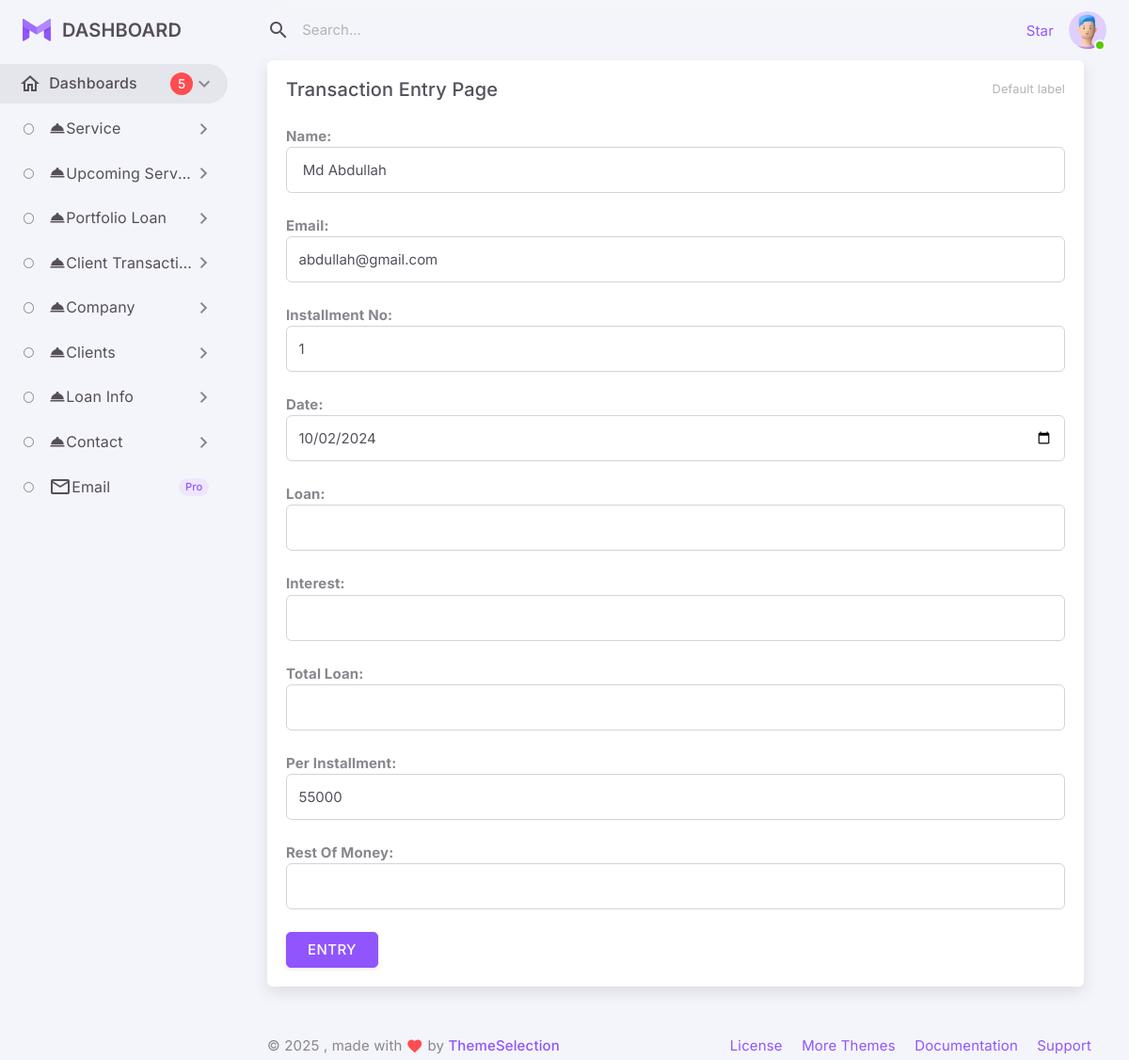
The page /Admin/online_transaction_entry.php?dd=15 (signed in) on the database its author committed.
### tables this page shows
CREATE TABLE `online_payment` (
  `id` int(11) NOT NULL,
  `client_id` varchar(50) NOT NULL,
  `name` varchar(100) NOT NULL,
  `gmail` varchar(100) NOT NULL,
  `date` date NOT NULL,
  `installment_number` varchar(15) NOT NULL,
  `loan` varchar(100) NOT NULL,
  `interest` varchar(100) NOT NULL,
  `total_loan` varchar(100) NOT NULL,
  `installment` varchar(100) NOT NULL,
  `medium` varchar(50) NOT NULL,
  `transaction_id` varchar(50) NOT NULL
);

### Admin/online_transaction_entry.php (the view, shortened to what this page needs)
<?php
include_once("hakiconfig.php");
$Found = $_GET['dd'];
?>
<!DOCTYPE html>
<html
  lang="en"
  class="light-style layout-menu-fixed layout-compact"
  dir="ltr"
  data-theme="theme-default"
  data-assets-path="assets/"
  data-template="vertical-menu-template-free">
  <head>
    <link rel="stylesheet" href="assets/vendor/fonts/materialdesignicons.css" />
    <link rel="stylesheet" href="assets/vendor/libs/node-waves/node-waves.css" />
    <link rel="stylesheet" href="assets/vendor/css/core.css" class="template-customizer-core-css" />
    <link rel="stylesheet" href="assets/vendor/css/theme-default.css" class="template-customizer-theme-css" />
    <link rel="stylesheet" href="assets/css/demo.css" />
    <link rel="stylesheet" href="assets/vendor/libs/perfect-scrollbar/perfect-scrollbar.css" />
    <link rel="stylesheet" href="assets/vendor/libs/apex-charts/apex-charts.css" />
  </head>
  <body>
  <?php
     $Akainu = $Haki->query("SELECT * FROM online_payment WHERE id ='$Found' ");
    $Brook = $Akainu->fetch_object();
?>
    <div class="layout-wrapper layout-content-navbar">
      <div class="layout-container">
        <?php include_once("partials/left_navbar.php") ?>
        <div class="layout-page">
          <nav
            class="layout-navbar container-xxl navbar navbar-expand-xl navbar-detached align-items-center bg-navbar-theme"
            id="layout-navbar">
            <?php include_once("partials/header_search.php") ?>
          </nav>
          <div class="content-wrapper">
            <div class="container-xxl flex-grow-1 container-p-y">
              <div class="row gy-4">
                <div class="row">
                <div class="col-xl">
                  <div class="card mb-4">
                    <div class="card-header d-flex justify-content-between align-items-center">
                      <h5 class="mb-0">Transaction Entry Page</h5>
                      <small class="text-muted float-end">Default label</small>
                    </div>
                    <div class="card-body">
                      <form action="" method="post">
                     <b>Name: </b> <br>
                        <div class="form-floating form-floating-outline mb-4">
                          <input type="text" class="form-control" name="pname"  id="basic-default-fullname"  value="<?php echo $Brook->name ?>" placeholder="Service Category" />
                        </div>
                        <b>Email: </b> <br>
                        <div class="form-floating form-floating-outline mb-4">
                          <input type="text" class="form-control" name="pemail"  id="basic-default-company"  value="<?php echo $Brook->gmail ?>" placeholder="% or Taka" />
                        </div>
                        <b>Installment No: </b> <br>
                        <div class="form-floating form-floating-outline mb-4">
                          <input type="text" class="form-control" name="pstall"  id="basic-default-company" value="<?php echo $Brook->installment_number ?>" placeholder="Session or Time" />
                        </div>
                        <b>Date: </b> <br>
                        <div class="form-floating form-floating-outline mb-4">
                          <input type="date" class="form-control" name="pdate"  id="basic-default-company" value="<?php echo $Brook->date ?>" placeholder="Session or Time" />
                        </div>
                        <b>Loan: </b> <br>
                        <div class="form-floating form-floating-outline mb-4">
                          <input type="text" class="form-control" name="ploan"  id="basic-default-company"   value="<?php echo $Brook->loan ?>" placeholder="Session or Time" />
                        </div>
                        <b>Interest: </b> <br>
                        <div class="form-floating form-floating-outline mb-4">
                          <input type="text" class="form-control" name="pinterest"  id="basic-default-company" value="<?php echo $Brook->interest ?>" placeholder="Session or Time" />
                        </div>
                        <b>Total Loan: </b> <br>
                        <div class="form-floating form-floating-outline mb-4">
                          <input type="text" class="form-control" name="ptotal"  id="basic-default-company" value="<?php echo $Brook->total_loan ?>"  placeholder="Session or Time" />
                        </div>
                        <b>Per Installment: </b> <br>
                        <div class="form-floating form-floating-outline mb-4">
                          <input type="text" class="form-control" name="pper"  id="basic-default-company" value="<?php echo $Brook->installment ?>"  placeholder="Session or Time" />
                        </div>
                        <b>Rest Of Money: </b> <br>
                        <div class="form-floating form-floating-outline mb-4">
                          <input type="text" class="form-control" name="prest"  id="basic-default-company" placeholder="Session or Time" />
                        </div>
                        <button type="submit" name="submit" class="btn btn-primary">ENTRY</button>
                      </form>
                    </div>
                  </div>
                </div>
               </div>
              </div>
            </div>
            <?php include_once("partials/footer.php") ?>
          </div>
        </div>
      </div>
    </div>
  </body>
</html>

### rows shown on the page
online_payment: pname "Md Abdullah", pemail "abdullah@gmail.com", pstall "1", pdate "10/02/2024", pper "55000"
